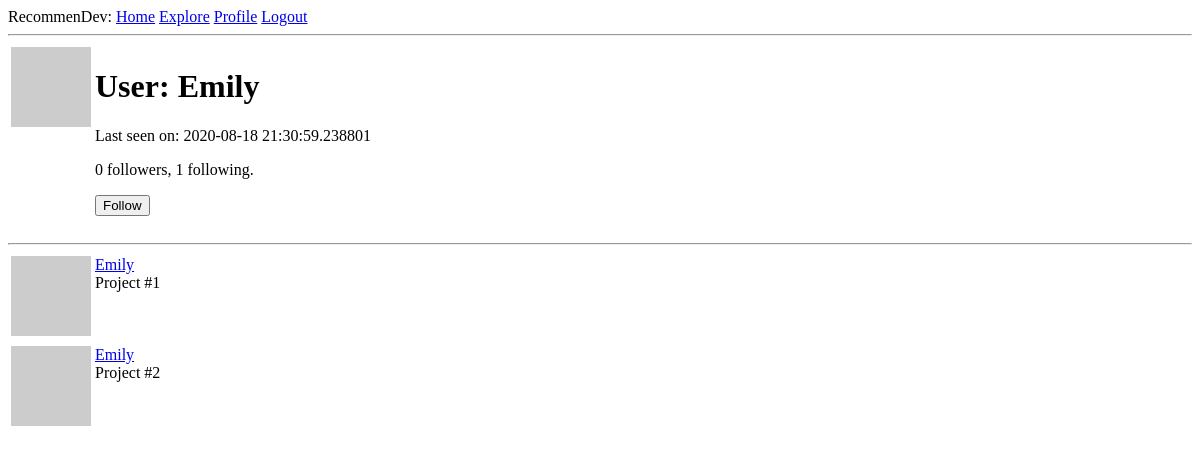
The page /user/Emily (signed in) on the database as committed earlier.
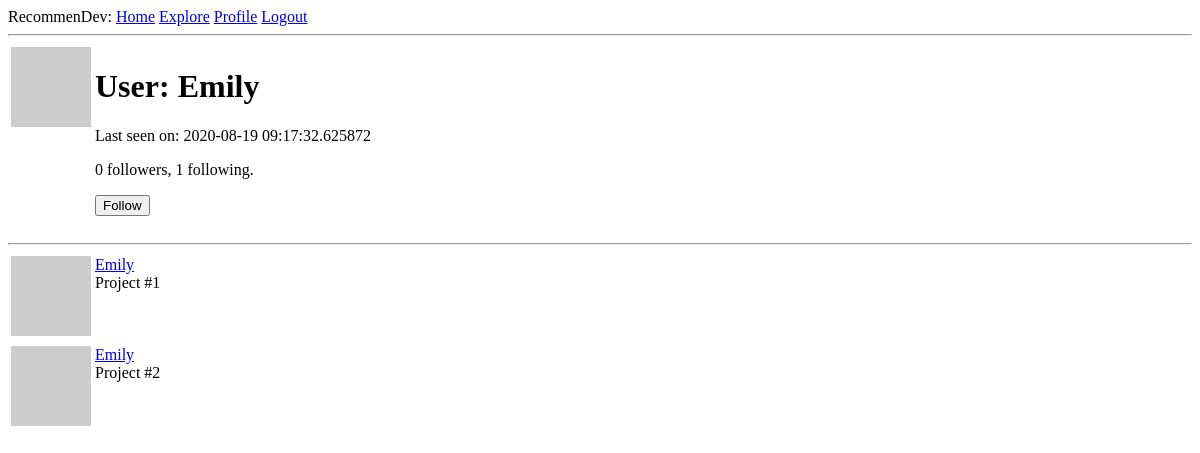
The same page on the database as committed later.
### app/models.py (models this page shows, shortened)
class User(UserMixin, db.Model):
    id = db.Column(db.Integer, primary_key=True)
    username = db.Column(db.String(30), index=True, unique=True)
    email = db.Column(db.String(50), index=True, unique=True)
    password_hash = db.Column(db.String(128))
    projects = db.relationship('Project', backref='owner', lazy='dynamic')
    about_me = db.Column(db.String(140))
    last_seen = db.Column(db.DateTime, default=datetime.utcnow)
    followed = db.relationship(
        'User', secondary=followers,
        primaryjoin=(followers.c.follower_id == id),
        secondaryjoin=(followers.c.followed_id == id),
        backref=db.backref('followers', lazy='dynamic'), lazy='dynamic')
    def avatar(self, size):
        digest = md5(self.email.lower().encode('utf-8')).hexdigest()
        return 'https://www.gravatar.com/avatar/{}?d=retro&s={}'.format(digest, size)
    def is_following(self, user):
        return self.followed.filter(
            followers.c.followed_id == user.id).count() > 0

### app/routes.py (the view)
@app.route('/user/<username>')
@login_required
def user(username):
    user = User.query.filter_by(username=username).first_or_404()
    projects = [
        {'owner': user, 'title': 'Project #1'},
        {'owner': user, 'title': 'Project #2'},
    ]
    form = EmptyForm()
    return render_template('user.html', user=user, projects=projects, form=form)

### app/forms.py
class EmptyForm(FlaskForm):
    submit = SubmitField('Submit')

### app/models.py (called while the page is built)
@login.user_loader
def load_user(id):
    return User.query.get(int(id))

### app/routes.py (called while the page is built)
@app.before_request
def before_request():
    if current_user.is_authenticated:
        current_user.last_seen = datetime.utcnow()
        db.session.commit()

### app/templates/user.html (shortened to what this page needs)
{% extends "base.html" %}
{% block content %}
    <table>
        <tr valign="top">
            <td><img src="{{ user.avatar(128) }}"></td>
            <td>
                <h1>User: {{ user.username }}</h1>
                {% if user.last_seen %}<p>Last seen on: {{ user.last_seen }}</p>{% endif %}
                <p>{{ user.followers.count() }} followers, {{ user.followed.count() }} following.</p>
                {% if user == current_user %}
                <p><a href="{{ url_for('edit_profile') }}">Edit my profile</a></p>
                {% elif not current_user.is_following(user) %}
                    <p>
                        <form action="{{ url_for('follow', username=user.username) }}" method="post">
                            {{ form.submit(value='Follow') }}
                        </form>
                    </p>
                {% endif %}
            </td>
        </tr>
    </table>
    <hr>
    {% for project in projects %}
        {% include '_project.html' %}
    {% endfor %}
{% endblock %}

### app/templates/base.html (shortened to what this page needs)
<!DOCTYPE html>
<html lang="en">
<head>
</head>
<body>
    <div>
        RecommenDev:
        <a href="{{ url_for('index') }}">Home</a>
        {% if current_user.is_anonymous %}
        <a href="{{ url_for('login') }}">Login</a>
        {% else %}
        <a href="{{ url_for('explore') }}">Explore</a>
        <a href="{{ url_for('user', username=current_user.username) }}">Profile</a>
        <a href="{{ url_for('logout') }}">Logout</a>
        {% endif %}
    </div>
    <hr>
    {% block content %}{% endblock %}
</body>
</html>

### app/templates/_project.html
<table>
    <tr valign="top">
        <td><img src="{{ project.owner.avatar(36) }}"></td>
        <td>
            <a href="{{ url_for('user', username=project.owner.username) }}">
                {{ project.owner.username }}
            </a>
            <br>{{ project.title }}
        </td>
    </tr>
</table>

Rows that differ between the two databases and show on the page:
changed User "Emily": last_seen "2020-08-18 21:30:59.238801" → "2020-08-19 09:17:32.625872"
